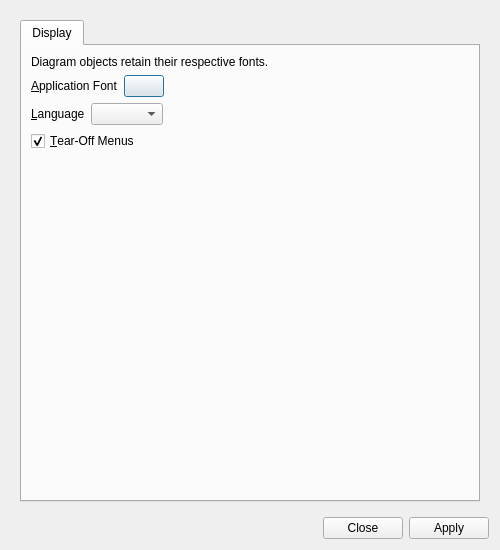
<?xml version="1.0" encoding="UTF-8"?>
<ui version="4.0">
 <class>glitch_preferences</class>
 <widget class="QDialog" name="glitch_preferences">
  <property name="geometry">
   <rect>
    <x>0</x>
    <y>0</y>
    <width>500</width>
    <height>550</height>
   </rect>
  </property>
  <property name="windowTitle">
   <string>Glitch: Preferences</string>
  </property>
  <property name="windowIcon">
   <iconset resource="../Icons/icons.qrc">
    <normaloff>:/Logo/glitch-logo.png</normaloff>:/Logo/glitch-logo.png</iconset>
  </property>
  <layout class="QVBoxLayout" name="verticalLayout">
   <item>
    <widget class="QScrollArea" name="scrollArea">
     <property name="frameShape">
      <enum>QFrame::NoFrame</enum>
     </property>
     <property name="widgetResizable">
      <bool>true</bool>
     </property>
     <widget class="QWidget" name="scrollAreaWidgetContents">
      <property name="geometry">
       <rect>
        <x>0</x>
        <y>0</y>
        <width>488</width>
        <height>494</height>
       </rect>
      </property>
      <layout class="QVBoxLayout" name="verticalLayout_2">
       <item>
        <widget class="QTabWidget" name="tab">
         <property name="currentIndex">
          <number>0</number>
         </property>
         <widget class="QWidget" name="page_1">
          <attribute name="title">
           <string>Display</string>
          </attribute>
          <layout class="QVBoxLayout" name="verticalLayout_4">
           <item>
            <widget class="QLabel" name="label_2">
             <property name="text">
              <string>Diagram objects retain their respective fonts.</string>
             </property>
            </widget>
           </item>
           <item>
            <layout class="QHBoxLayout" name="horizontalLayout_21">
             <item>
              <widget class="QLabel" name="label_47">
               <property name="text">
                <string>&amp;Application Font</string>
               </property>
               <property name="buddy">
                <cstring>display_application_font</cstring>
               </property>
              </widget>
             </item>
             <item>
              <widget class="QPushButton" name="display_application_font">
               <property name="text">
                <string/>
               </property>
              </widget>
             </item>
             <item>
              <spacer name="horizontalSpacer_22">
               <property name="orientation">
                <enum>Qt::Horizontal</enum>
               </property>
               <property name="sizeHint" stdset="0">
                <size>
                 <width>40</width>
                 <height>20</height>
                </size>
               </property>
              </spacer>
             </item>
            </layout>
           </item>
           <item>
            <layout class="QHBoxLayout" name="horizontalLayout_3">
             <item>
              <widget class="QLabel" name="label">
               <property name="text">
                <string>&amp;Language</string>
               </property>
               <property name="buddy">
                <cstring>display_language</cstring>
               </property>
              </widget>
             </item>
             <item>
              <widget class="QComboBox" name="display_language"/>
             </item>
             <item>
              <spacer name="horizontalSpacer">
               <property name="orientation">
                <enum>Qt::Horizontal</enum>
               </property>
               <property name="sizeHint" stdset="0">
                <size>
                 <width>40</width>
                 <height>20</height>
                </size>
               </property>
              </spacer>
             </item>
            </layout>
           </item>
           <item>
            <widget class="QCheckBox" name="display_tear_off_menus">
             <property name="toolTip">
              <string>&lt;html&gt;&lt;head/&gt;&lt;body&gt;&lt;p&gt;If enabled, some menus will reside in their own windows.&lt;/p&gt;&lt;/body&gt;&lt;/html&gt;</string>
             </property>
             <property name="text">
              <string>&amp;Tear-Off Menus</string>
             </property>
             <property name="checked">
              <bool>true</bool>
             </property>
            </widget>
           </item>
           <item>
            <spacer name="verticalSpacer">
             <property name="orientation">
              <enum>Qt::Vertical</enum>
             </property>
             <property name="sizeHint" stdset="0">
              <size>
               <width>20</width>
               <height>40</height>
              </size>
             </property>
            </spacer>
           </item>
          </layout>
         </widget>
        </widget>
       </item>
      </layout>
     </widget>
    </widget>
   </item>
   <item>
    <widget class="QDialogButtonBox" name="buttonBox">
     <property name="orientation">
      <enum>Qt::Horizontal</enum>
     </property>
     <property name="standardButtons">
      <set>QDialogButtonBox::Apply|QDialogButtonBox::Close</set>
     </property>
    </widget>
   </item>
  </layout>
 </widget>
 <tabstops>
  <tabstop>scrollArea</tabstop>
  <tabstop>tab</tabstop>
  <tabstop>display_application_font</tabstop>
  <tabstop>display_language</tabstop>
  <tabstop>display_tear_off_menus</tabstop>
 </tabstops>
 <resources>
  <include location="../Icons/icons.qrc"/>
 </resources>
 <connections>
  <connection>
   <sender>buttonBox</sender>
   <signal>accepted()</signal>
   <receiver>glitch_preferences</receiver>
   <slot>accept()</slot>
   <hints>
    <hint type="sourcelabel">
     <x>254</x>
     <y>493</y>
    </hint>
    <hint type="destinationlabel">
     <x>157</x>
     <y>274</y>
    </hint>
   </hints>
  </connection>
  <connection>
   <sender>buttonBox</sender>
   <signal>rejected()</signal>
   <receiver>glitch_preferences</receiver>
   <slot>reject()</slot>
   <hints>
    <hint type="sourcelabel">
     <x>322</x>
     <y>493</y>
    </hint>
    <hint type="destinationlabel">
     <x>286</x>
     <y>274</y>
    </hint>
   </hints>
  </connection>
 </connections>
</ui>
